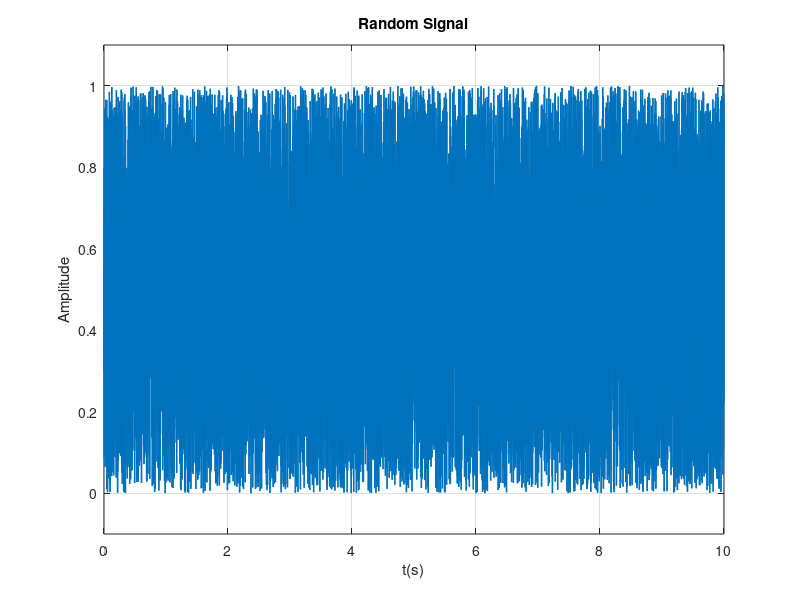

Reproduce this figure in MATLAB. (Note: this script raises an error after producing the figure.)
%% Q1: Random signal, time plot, PDF estimate, and comparison to theory

% Parameters
N  = 10000;       % number of samples
fs = 1000;        % Hz
t  = (0:N-1)/fs;  % seconds

% Random signal ~ Uniform(0,1)
x = rand(N,1);

% Time-domain plot
figure;
plot(t, x, 'LineWidth', 1);
xlabel('t(s)');
ylabel('Amplitude');
title('Random Signal');
ylim([-0.1 1.1])
grid on;

% Estimate PDF with 100 bins and plot
nbins = 100;
[binCenters, pdf_est, binWidth] = estimate_pdf_plot(x, nbins); 

% Theoretical Uniform(0,1) PDF
hold on;
x_theory = [min(x)-0.1, 0, 0, 1, 1, max(x)+0.1];
y_theory = [0, 0, 1, 1, 0, 0];
plot(x_theory, y_theory, 'r-', 'LineWidth', 1.6);
legend('Estimated PDF','Theoretical Uniform(0,1)','Location','best');
title('Probability Density Function');
grid on;
